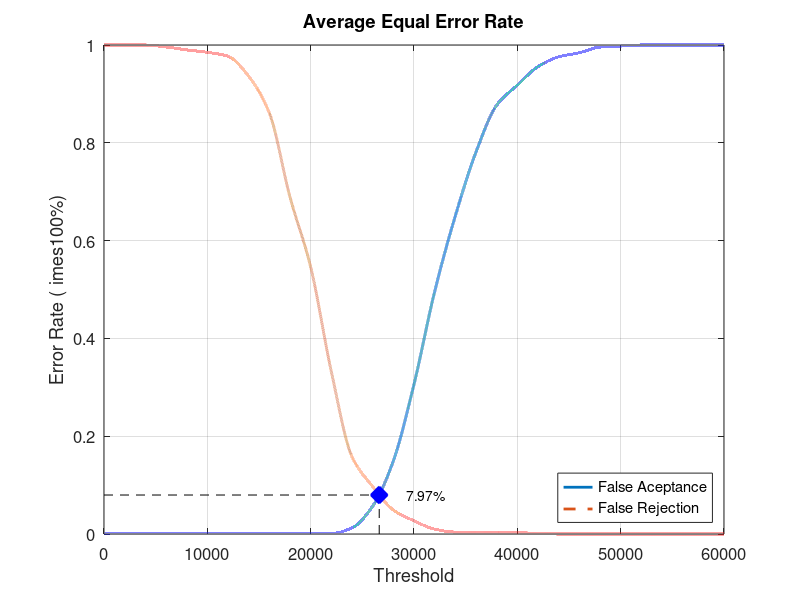
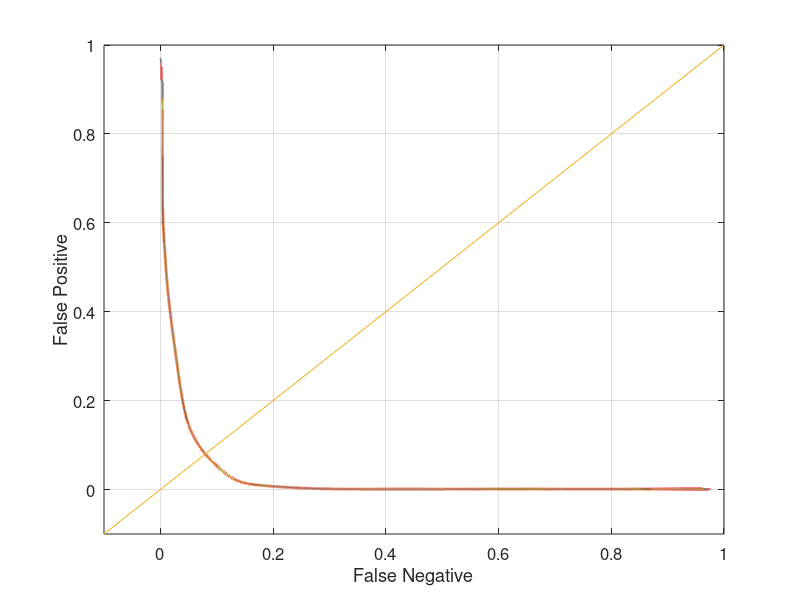

Reproduce these figures in MATLAB, in order.
close all;
clear;
clc;
x = 0:2000:60000;
xq = 0:0.5:60000;

y0 = [0 0.00105263 0.00105263 0.00105263 0.00105263 0.00105263 0.00105263 0.00105263 0.00105263 0.00105263 0.00105263 0.00105263 0.0126316 0.0568421 0.149474 0.306316 0.495789 0.650526 0.781053 0.876842 0.917895 0.955789 0.975789 0.98421 0.99579 0.997895 1 1 1 1 1]
yy0 = interp1(x, y0, xq, 'pchip');
y1 = [1 1 1 0.996 0.99 0.985 0.977 0.936 0.861 0.689 0.546 0.332 0.158 0.097 0.049 0.027 0.01 0.004 0.004 0.004 0.003 0.001 0 0 0 0 0 0 0 0 0]
yy1 = interp1(x, y1, xq, 'pchip');

% Calculating EER: 
y2 = abs(y0 - y1);
find(y2 == min(y2))
yy2 = abs(yy0 - yy1);
xEER = find(yy2 == min(yy2));
xEERIndex = xq(xEER) % X-axis EER
yEER = yy0(xEER) % Y-axis EER

main = figure
plot(xq, yy0,'-','LineWidth', 2);	hold on
plot(xq, yy1,'--','LineWidth', 2);	hold on
plot([xEERIndex xEERIndex], [0 yEER], 'k--');	hold on
plot([0 xEERIndex], [yEER yEER], 'k--');	hold on
plot(xEERIndex, yEER, 'bx', 'LineWidth', 10);	hold on
text(xEERIndex + 10 * xEERIndex / 100, yEER, [num2str(round((10000 * yEER)) / 100) '%'])
legend('False Aceptance', 'False Rejection', 'Location', 'SouthEast')
xlabel('Threshold')
ylabel('Error Rate (	imes100%)')
title('Average Equal Error Rate')
set(gca, 'FontSize', 12)
axis([0 60000 0 1])
grid on

print(main, 'Database1AverageMain', '-dpng');
FNRxFPR = figure('Color', [1 1 1]);
plot(yy1, yy0, '-', yy1, yy0, 'LineWidth', 2);
hold on
y = -0.1:0.1:1
plot(y, y); 
set(gca, 'FontSize', 12)
xlabel('False Negative')
ylabel('False Positive')
axis([-0.1 1 -0.1 1])
set(gca, 'FontSize', 12)
grid on

print(FNRxFPR, 'Database1AverageFNRxFPR','-dpng');
